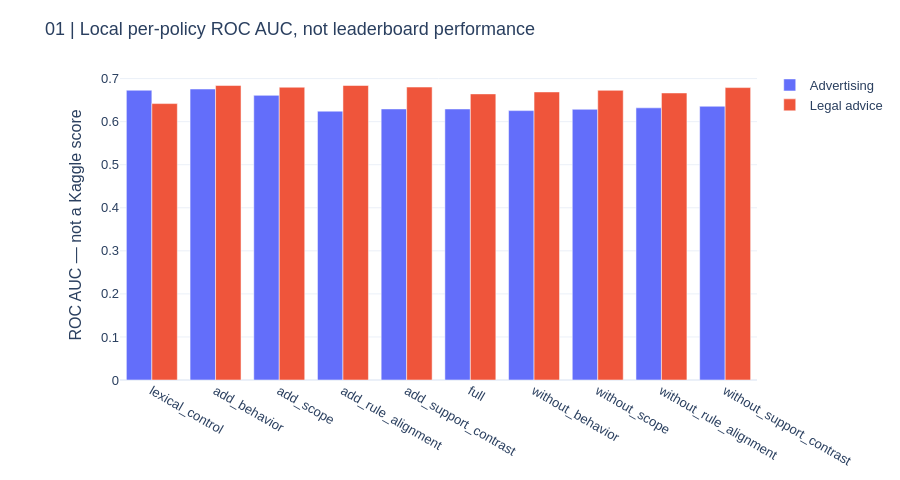

The cell this chart's notebook holds for it:
### Markdown cell above
## 3. Official metric family and secondary diagnostics

The figures below show local ROC AUC for each policy, and secondary Brier/log-loss diagnostics. They are not a Kaggle submission score. The fixed CPU control is not your accepted Qwen model. The primary comparison was fixed as the full feature set versus lexical control before these new scores were observed.

### Code cell
display(pd.DataFrame(result["metrics"]))
display(pd.DataFrame(result["pooled_metrics"]))
CHARTS = figures(result)
CHARTS[0].show(renderer="plotly_mimetype")

### Figure 1 — Plotly figure (JSON) as saved in the notebook; plotly's stock layout.template omitted (floating-point values rounded to 4 significant figures)
{"data": [{"name": "Advertising", "type": "bar", "x": ["lexical_control", "add_behavior", "add_scope", "add_rule_alignment", "add_support_contrast", "full", "without_behavior", "without_scope", "without_rule_alignment", "without_support_contrast"], "y": [0.673, 0.6758, 0.6611, 0.6244, 0.6295, 0.6294, 0.6256, 0.6287, 0.6321, 0.6358]}, {"name": "Legal advice", "type": "bar", "x": ["lexical_control", "add_behavior", "add_scope", "add_rule_alignment", "add_support_contrast", "full", "without_behavior", "without_scope", "without_rule_alignment", "without_support_contrast"], "y": [0.642, 0.6839, 0.68, 0.684, 0.6804, 0.6645, 0.669, 0.6727, 0.6667, 0.6791]}], "layout": {"barmode": "group", "font": {"family": "Arial", "size": 13}, "height": 480, "margin": {"b": 100, "l": 120, "r": 30, "t": 70}, "title": {"text": "01 | Local per-policy ROC AUC, not leaderboard performance"}, "yaxis": {"automargin": true, "title": {"text": "ROC AUC — not a Kaggle score"}}}}
